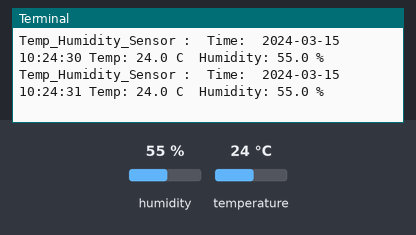
A program run on a simulated Raspberry Pi (BCM pin numbers). Shown: the last lines printed to the terminal. The test bench sets the inputs (shaded band); at power-on: humidity 55 %, temperature 24 °C. The clock reads 2024-03-15 10:24:30 at power-on unless the program sets it.

Above: at 1.2 s.
1.3 s: humidity set to 22 %
At 2.0 s:
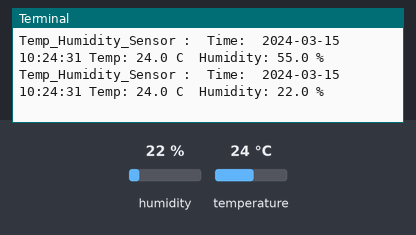
2.8 s: temperature set to 12 °C
At 3.6 s:
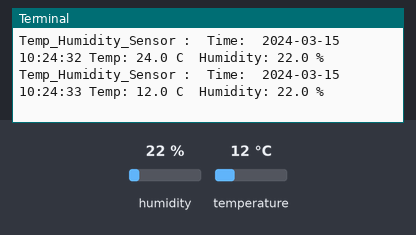
4.3 s: humidity set to 40 %
At 4.3 s:
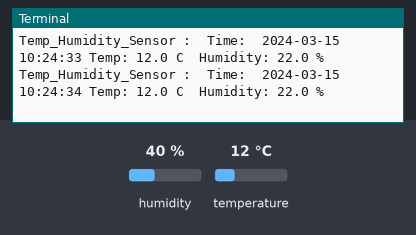
Timing chart, 0 to 7.3 s (numbered marks = the images above; inputs shaded):
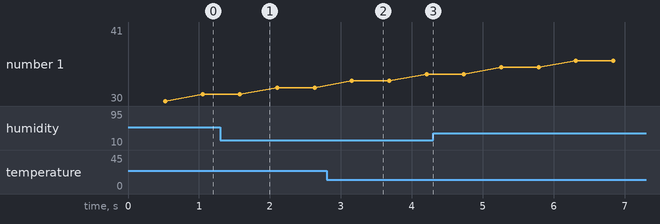

Measured:
- after the input at 1.3 s, the terminal: prints a new line after 0.28 s (image 1)
- after the input at 2.8 s, the terminal: prints a new line after 0.36 s (image 2)

The program:

Temp_Humidity_Sensor.py
```python
import Adafruit_DHT
import datetime
import json


"Reading Data of Temperature and Humidity"

class DHT11_Reader(object):

    def __init__(self):

        self.humidity = 0
        self.temperature = 0

    def sensorData(self):

        try:
            self.humidity, self.temperature = Adafruit_DHT.read_retry(11, 27)
            "Reading Data of sensor DHT11 on PIN 27 of Raspberry"
        except:
            print("Temp_Humidity_Sensor: ERROR IN READING THE SENSOR")
        if self.humidity is not None and self.temperature is not None:
            get_time = datetime.datetime.now()
            current_time = get_time.strftime("%Y-%m-%d %H:%M:%S")
            print("Temp_Humidity_Sensor : ",'Time: ',current_time,'Temp: {0:0.1f} C  Humidity: {1:0.1f} %'.format(self.temperature, self.humidity))
            "put all the data in a Json"
            OutputJson = json.dumps({"temperature": self.temperature, "humidity": self.humidity ,"time":current_time})
            return OutputJson
        else:
            print('Temp_Humidity_Sensor: ERROR IN SENDING JSON')
        return


if __name__ == '__main__':
    "this is for testing we use this class in the PublishTempHum class"
    data_of_DHT = DHT11_Reader()
    while True:
        data_of_DHT.sensorData()
```
